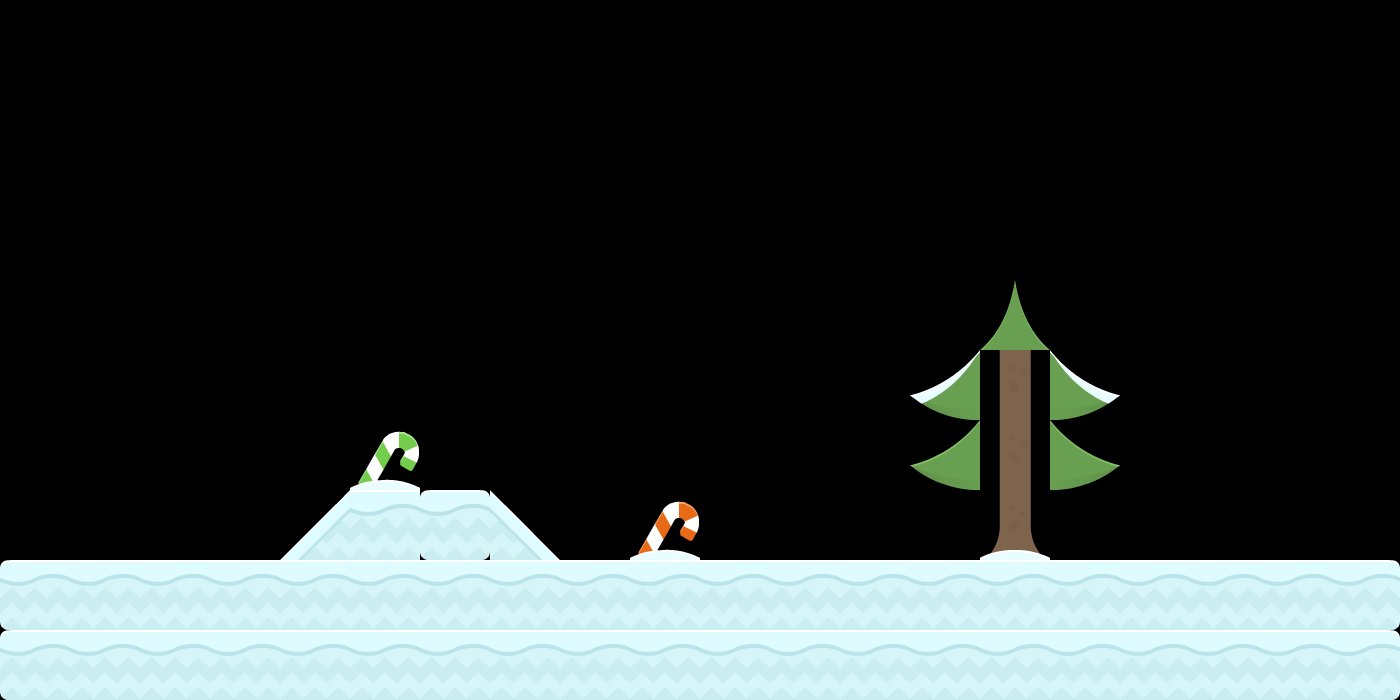

Tiled map render using the project's own tile images. Description and the map definition, with tile-layer contents summarised, below:
An orthogonal 20x10 tile map with 70x70 px tiles, 1 tile layer (background), 2 tilesets and 1 object (solid).

<map version="1.0" orientation="orthogonal" width="20" height="10" tilewidth="70" tileheight="70">
 <tileset firstgid="1" name="background-tiles" tilewidth="70" tileheight="70">
  <image source="../img/background-tiles.png" width="910" height="840" />
 </tileset>
 <tileset firstgid="157" name="ice-tiles" tilewidth="70" tileheight="70">
  <image source="../img/ice-tiles.png" width="980" height="490" />
 </tileset>
 <layer name="background" width="20" height="10">
  <data>[200 cells, 54 non-empty, 15 distinct tile ids]</data>
 </layer>
 <objectgroup color="#ff0000" name="collision" width="20" height="10">
  <object name="ground" type="solid" x="0" y="560" width="1400" height="140" />
 </objectgroup>
</map>
